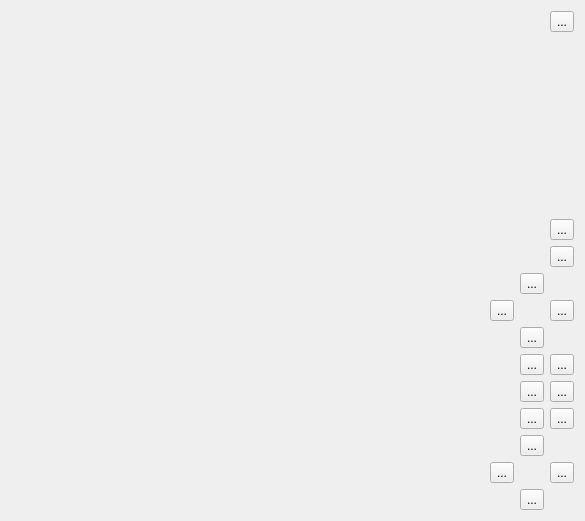
<?xml version="1.0" encoding="UTF-8"?>
<ui version="4.0">
 <class>AdvancedGLView</class>
 <widget class="QWidget" name="AdvancedGLView">
  <property name="geometry">
   <rect>
    <x>0</x>
    <y>0</y>
    <width>585</width>
    <height>521</height>
   </rect>
  </property>
  <property name="windowTitle">
   <string>Form</string>
  </property>
  <property name="layoutDirection">
   <enum>Qt::RightToLeft</enum>
  </property>
  <layout class="QFormLayout" name="formLayout">
   <property name="formAlignment">
    <set>Qt::AlignBottom|Qt::AlignLeading|Qt::AlignLeft</set>
   </property>
   <item row="0" column="0">
    <widget class="QToolButton" name="btnViewCompDlg">
     <property name="text">
      <string>...</string>
     </property>
     <property name="icon">
      <iconset resource="advancedglview_icons.qrc">
       <normaloff>:/icon/icons/settings.jpg</normaloff>:/icon/icons/settings.jpg</iconset>
     </property>
    </widget>
   </item>
   <item row="2" column="0">
    <layout class="QVBoxLayout" name="verticalLayout">
     <property name="sizeConstraint">
      <enum>QLayout::SetMinimumSize</enum>
     </property>
     <item>
      <widget class="ContinToolButton" name="btnZoomIn">
       <property name="text">
        <string>...</string>
       </property>
       <property name="icon">
        <iconset resource="advancedglview_icons.qrc">
         <normaloff>:/icon/icons/zoomin.jpg</normaloff>:/icon/icons/zoomin.jpg</iconset>
       </property>
      </widget>
     </item>
     <item>
      <widget class="ContinToolButton" name="btnZoomOut">
       <property name="text">
        <string>...</string>
       </property>
       <property name="icon">
        <iconset resource="advancedglview_icons.qrc">
         <normaloff>:/icon/icons/zoomout.jpg</normaloff>:/icon/icons/zoomout.jpg</iconset>
       </property>
      </widget>
     </item>
    </layout>
   </item>
   <item row="3" column="0">
    <layout class="QGridLayout" name="gridLayout_2">
     <property name="sizeConstraint">
      <enum>QLayout::SetMinimumSize</enum>
     </property>
     <item row="1" column="0">
      <widget class="ContinToolButton" name="btnMoveLeft">
       <property name="text">
        <string>...</string>
       </property>
       <property name="icon">
        <iconset resource="advancedglview_icons.qrc">
         <normaloff>:/icon/icons/arrowright.jpg</normaloff>:/icon/icons/arrowright.jpg</iconset>
       </property>
      </widget>
     </item>
     <item row="1" column="2">
      <widget class="ContinToolButton" name="btnMoveRight">
       <property name="text">
        <string>...</string>
       </property>
       <property name="icon">
        <iconset resource="advancedglview_icons.qrc">
         <normaloff>:/icon/icons/arrowleft.jpg</normaloff>:/icon/icons/arrowleft.jpg</iconset>
       </property>
      </widget>
     </item>
     <item row="2" column="1">
      <widget class="ContinToolButton" name="btnMoveDown">
       <property name="text">
        <string>...</string>
       </property>
       <property name="icon">
        <iconset resource="advancedglview_icons.qrc">
         <normaloff>:/icon/icons/arrowdown.jpg</normaloff>:/icon/icons/arrowdown.jpg</iconset>
       </property>
      </widget>
     </item>
     <item row="0" column="1">
      <widget class="ContinToolButton" name="btnMoveUp">
       <property name="text">
        <string>...</string>
       </property>
       <property name="icon">
        <iconset resource="advancedglview_icons.qrc">
         <normaloff>:/icon/icons/arrowup.jpg</normaloff>:/icon/icons/arrowup.jpg</iconset>
       </property>
      </widget>
     </item>
    </layout>
   </item>
   <item row="4" column="0">
    <layout class="QGridLayout" name="gridLayout_3">
     <item row="0" column="0">
      <widget class="QToolButton" name="btnProjTop">
       <property name="text">
        <string>...</string>
       </property>
       <property name="icon">
        <iconset resource="advancedglview_icons.qrc">
         <normaloff>:/icon/icons/bottomview.jpg</normaloff>:/icon/icons/bottomview.jpg</iconset>
       </property>
      </widget>
     </item>
     <item row="0" column="1">
      <widget class="QToolButton" name="btnProjBottom">
       <property name="text">
        <string>...</string>
       </property>
       <property name="icon">
        <iconset resource="advancedglview_icons.qrc">
         <normaloff>:/icon/icons/topview.jpg</normaloff>:/icon/icons/topview.jpg</iconset>
       </property>
      </widget>
     </item>
     <item row="1" column="0">
      <widget class="QToolButton" name="btnProjLeft">
       <property name="text">
        <string>...</string>
       </property>
       <property name="icon">
        <iconset resource="advancedglview_icons.qrc">
         <normaloff>:/icon/icons/rightview.jpg</normaloff>:/icon/icons/rightview.jpg</iconset>
       </property>
      </widget>
     </item>
     <item row="1" column="1">
      <widget class="QToolButton" name="btnProjRight">
       <property name="text">
        <string>...</string>
       </property>
       <property name="icon">
        <iconset resource="advancedglview_icons.qrc">
         <normaloff>:/icon/icons/leftview.jpg</normaloff>:/icon/icons/leftview.jpg</iconset>
       </property>
      </widget>
     </item>
     <item row="2" column="0">
      <widget class="QToolButton" name="btnProjBack">
       <property name="text">
        <string>...</string>
       </property>
       <property name="icon">
        <iconset resource="advancedglview_icons.qrc">
         <normaloff>:/icon/icons/backview.jpg</normaloff>:/icon/icons/backview.jpg</iconset>
       </property>
      </widget>
     </item>
     <item row="2" column="1">
      <widget class="QToolButton" name="btnProjFront">
       <property name="text">
        <string>...</string>
       </property>
       <property name="icon">
        <iconset resource="advancedglview_icons.qrc">
         <normaloff>:/icon/icons/frontview.jpg</normaloff>:/icon/icons/frontview.jpg</iconset>
       </property>
      </widget>
     </item>
    </layout>
   </item>
   <item row="5" column="0">
    <layout class="QGridLayout" name="gridLayout">
     <property name="sizeConstraint">
      <enum>QLayout::SetMinimumSize</enum>
     </property>
     <item row="1" column="0">
      <widget class="ContinToolButton" name="btnRotLeft">
       <property name="text">
        <string>...</string>
       </property>
       <property name="icon">
        <iconset resource="advancedglview_icons.qrc">
         <normaloff>:/icon/icons/rotLeft.jpg</normaloff>:/icon/icons/rotLeft.jpg</iconset>
       </property>
      </widget>
     </item>
     <item row="1" column="2">
      <widget class="ContinToolButton" name="btnRotRight">
       <property name="text">
        <string>...</string>
       </property>
       <property name="icon">
        <iconset resource="advancedglview_icons.qrc">
         <normaloff>:/icon/icons/rotRight.jpg</normaloff>:/icon/icons/rotRight.jpg</iconset>
       </property>
      </widget>
     </item>
     <item row="2" column="1">
      <widget class="ContinToolButton" name="btnRotDown">
       <property name="text">
        <string>...</string>
       </property>
       <property name="icon">
        <iconset resource="advancedglview_icons.qrc">
         <normaloff>:/icon/icons/rotDown.jpg</normaloff>:/icon/icons/rotDown.jpg</iconset>
       </property>
      </widget>
     </item>
     <item row="0" column="1">
      <widget class="ContinToolButton" name="btnRotUp">
       <property name="text">
        <string>...</string>
       </property>
       <property name="icon">
        <iconset resource="advancedglview_icons.qrc">
         <normaloff>:/icon/icons/rotUp.jpg</normaloff>:/icon/icons/rotUp.jpg</iconset>
       </property>
      </widget>
     </item>
    </layout>
   </item>
   <item row="1" column="0">
    <spacer name="verticalSpacer">
     <property name="orientation">
      <enum>Qt::Vertical</enum>
     </property>
     <property name="sizeHint" stdset="0">
      <size>
       <width>20</width>
       <height>40</height>
      </size>
     </property>
    </spacer>
   </item>
  </layout>
 </widget>
 <customwidgets>
  <customwidget>
   <class>ContinToolButton</class>
   <extends>QToolButton</extends>
   <header location="global">contintoolbutton.h</header>
   <slots>
    <signal>clickUpdate()</signal>
   </slots>
  </customwidget>
 </customwidgets>
 <resources>
  <include location="advancedglview_icons.qrc"/>
 </resources>
 <connections/>
</ui>
